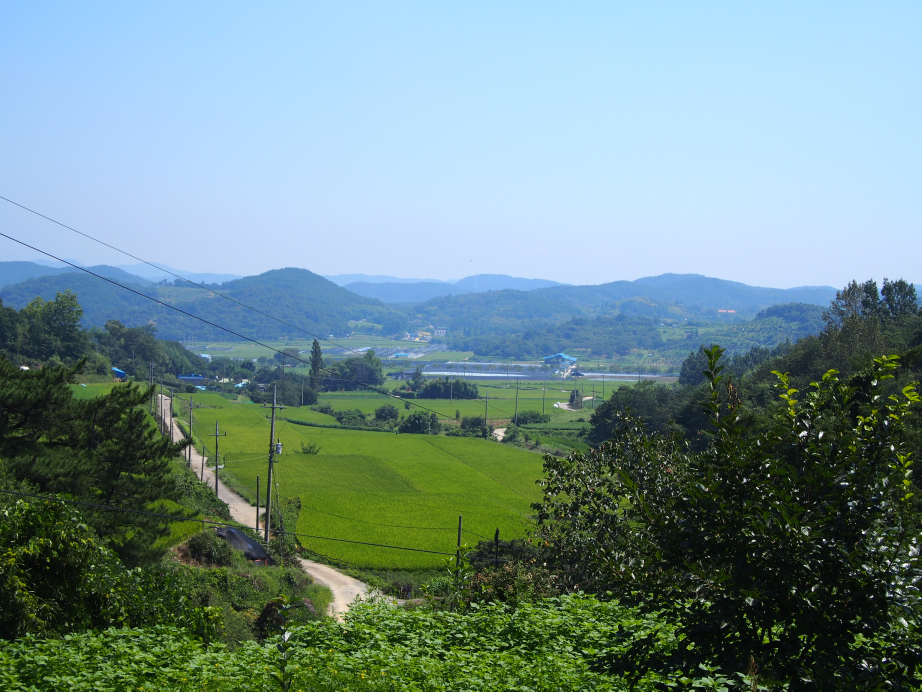
//> input picture images/big/landscape2.JPG, 4608 x 3456 px, given in place of face01.jpg, which was not available (shown at 1/5 size)
$ ./main   (built with g++ and OpenCV 4)
//> lines starting //> are read from the running program, lines starting //| are printed output that depends on the picture; pictures that were not available may be replaced by others from this repository, and a replacement may not be noted
### sample/imgproc/histogram.hpp
#ifndef __HISTOGRAM__H
#define __HISTOGRAM__H

#include <opencv2/opencv.hpp>
#include <opencv2/highgui.hpp>

void hist_sample();
void hist_equ_sample();
void histEqualizeColorImage(cv::UMat &src, cv::UMat &dst);
void clahe_sample();

void gamma_correction_sample();
void brightness_sample();

#endif

### sample/imgproc/WorkThreadWin32.hpp
#ifndef __WORK_THREAD_WIN32_H
#define __WORK_THREAD_WIN32_H

void setThreadUseCL(bool isCL);
bool isThreadUseCL();
int finishedTaskCount();

void sobel_thread_CL(void* pParams);
void video_thread_CL(void* pParams);

#endif

### sample/DeviceOcl/auto_etr.h
#ifndef __AUTO_ETR_H
#define __AUTO_ETR_H

//Auto Execution Time Recorder
#include <iostream>
#include <string>
#include <sys/timeb.h>


//refer to http://www.cplusplus.com/forum/general/43203/

using namespace std;

class AutoETR{
private:
	std::string name;

	int &start_milli;
	int &end_milli;

	// [7 lines left out: function getMilliCount, not called in this run]

public:

	// [7 lines left out: function AutoETR, not called in this run]

	~AutoETR(){
		end_milli = getMilliCount();
		cout << "Execution time of " << name << " : " << end_milli - start_milli << " milliseconds" << endl;
	}
};


#endif

### sample/DeviceOcl/device_ocl.h
#ifndef __DEVICE_OCL_H
#define __DEVICE_OCL_H

#include <opencv2/core/ocl.hpp>

class DeviceOcl {
public:
	bool setDevice(const char* platformName, const int deviceType);

	bool setDevice(const int vendor, const int deviceType);

};


#endif

### sample/imgproc/histogram.cpp
#include "histogram.hpp"

#include <opencv2/opencv.hpp>
#include <opencv2/highgui.hpp>
#include <vector>

using namespace cv;

#define IMAGE_ROOT "..\\..\\..\\images"


#define IMAGE_ROOT "..\\..\\..\\images"
#define BIG_IMAGE_ROOT "..\\..\\..\\images\\big"

#define FACE_IMG_01 IMAGE_ROOT"\\face01.jpg"
#define FACE_IMG_02 IMAGE_ROOT"\\face02.jpg"
#define FACE_IMG_03 IMAGE_ROOT"\\face03.jpg"
#define FACE_IMG_04 IMAGE_ROOT"\\face04.jpg"
#define FACE_IMG_LENA IMAGE_ROOT"\\lena.jpg"


// [113 lines left out: functions hist_sample, histEqualizeYCbCr, histEqualizeSplitChannels, hist_equ_sample, not called in this run]


/*
refer to:
https://en.wikipedia.org/wiki/Adaptive_histogram_equalization
http://docs.opencv.org/master/d5/daf/tutorial_py_histogram_equalization.html
*/

// [66 lines left out: functions cleah, clahe_sample, gamma_correction_sample, not called in this run]


/*
//http://docs.opencv.org/doc/tutorials/core/basic_linear_transform/basic_linear_transform.html
* Enter the alpha value [1.0-3.0]
* Enter the beta value [0-100]
*/
void basicLinearTransforms(Mat srcmat, Mat dstmat, double alpha, int beta){
	/// Do the operation new_image(i,j) = alpha*image(i,j) + beta
	for (int y = 0; y < srcmat.rows; y++)
	{
		for (int x = 0; x < srcmat.cols; x++)
		{
			for (int c = 0; c < 3; c++)
			{
				dstmat.at<Vec3b>(y, x)[c] =
					saturate_cast<uchar>(alpha*(dstmat.at<Vec3b>(y, x)[c]) + beta);
			}
		}
	}

}

void brightness_sample(){
#define FACE_SAMPLE_1 IMAGE_ROOT"\\face01.jpg"
	Mat src;
	Mat dst;
	src = imread(FACE_SAMPLE_1, 1);
//> src is the input picture: 3456 rows x 4608 cols, CV_8UC3; mean B, G, R 140.8, 141.1, 113.2
	cv::imshow("face01", src);
	cv::waitKey(0);

	dst = Mat(src);
	basicLinearTransforms(src, dst, 1.2, 0);
//> after the loop in basicLinearTransforms, `for (int y = 0; y < srcmat.rows; y++)`:
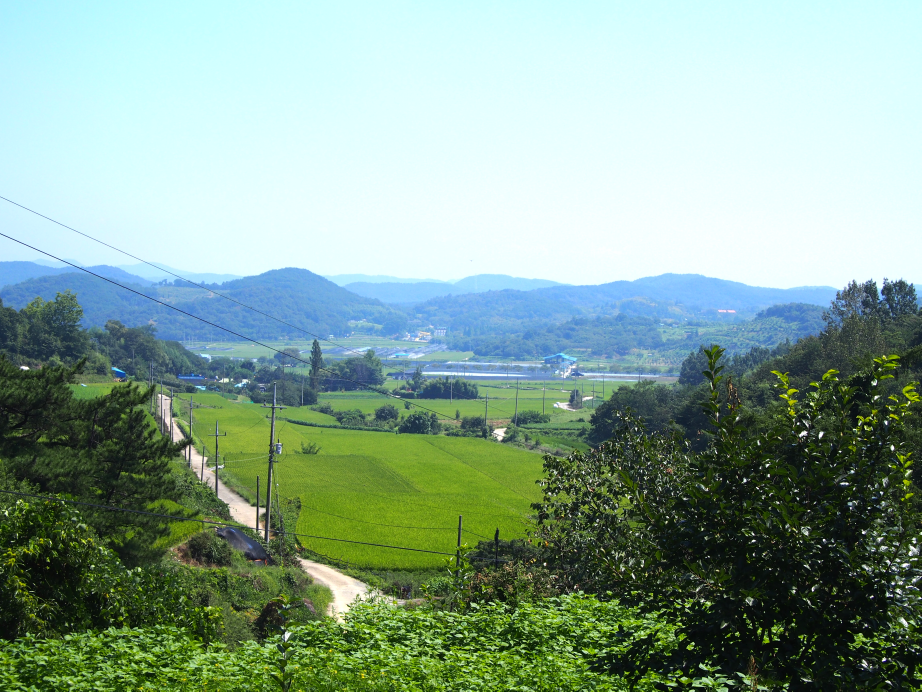
//> dstmat: 3456 rows x 4608 cols, CV_8UC3 (shown at 1/5 size); mean B, G, R 148.8, 163.7, 135.8
	cv::imshow("face01 bright 2.2", dst);
	cv::waitKey(0);


	dst = Mat(src);
	basicLinearTransforms(src, dst, 1.5, 0);
//> call 2 of basicLinearTransforms, with alpha = 1.5, beta = 0
//> after the loop in basicLinearTransforms (call 2), `for (int y = 0; y < srcmat.rows; y++)`:
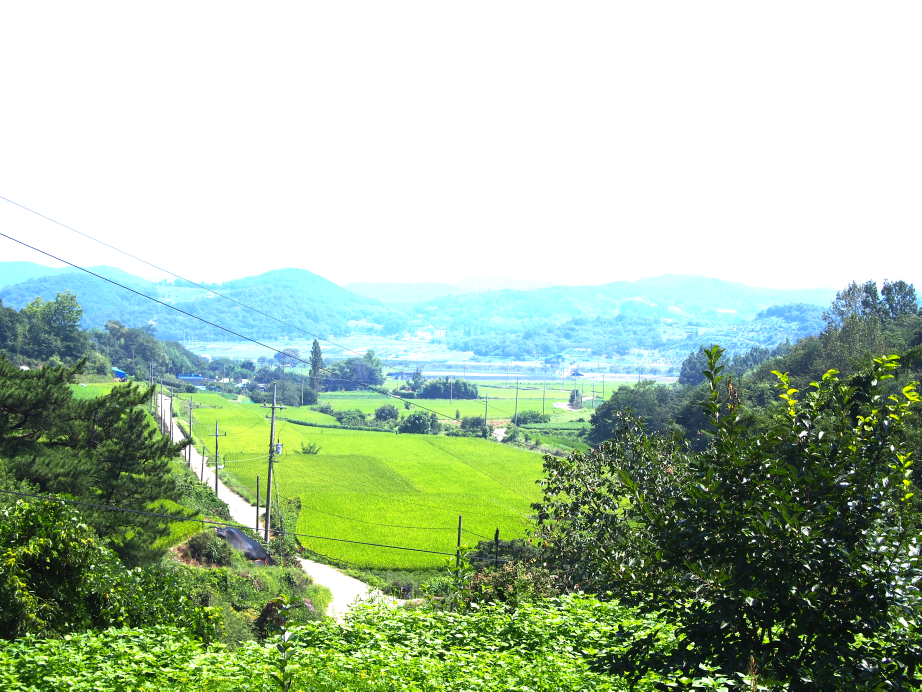
//> dstmat: 3456 rows x 4608 cols, CV_8UC3 (shown at 1/5 size); mean B, G, R 164.1, 191.4, 169.8
	cv::imshow("face01 bright 3.3", dst);
	cv::waitKey(0);

}


//Balancing contrast and brightness between stitched images??
//http://stackoverflow.com/questions/13978689/balancing-contrast-and-brightness-between-stitched-images

//Exposure Compensator
//http://docs.opencv.org/modules/stitching/doc/exposure_compensation.html

### sample/imgproc/main.cpp
#include <opencv2/opencv.hpp>
#include <opencv2/highgui.hpp>

#include <device_ocl.h>
#include <auto_etr.h>

#ifdef WIN32
#include "WorkThreadWin32.hpp"
#include <windows.h>
#include <process.h>
#include <stdlib.h>
#endif

#include "histogram.hpp"


using namespace cv;
using namespace std;


// [76 lines left out: functions camera_work, image_work, not called in this run]

#define THREAD_NUM 10
// [24 lines left out: function image_work_multitasking, not called in this run]

int main(){
	// [5 lines of commented-out code are left out]

	brightness_sample();
	return 0;
}

$ run again, on images/big/landscape3.jpg
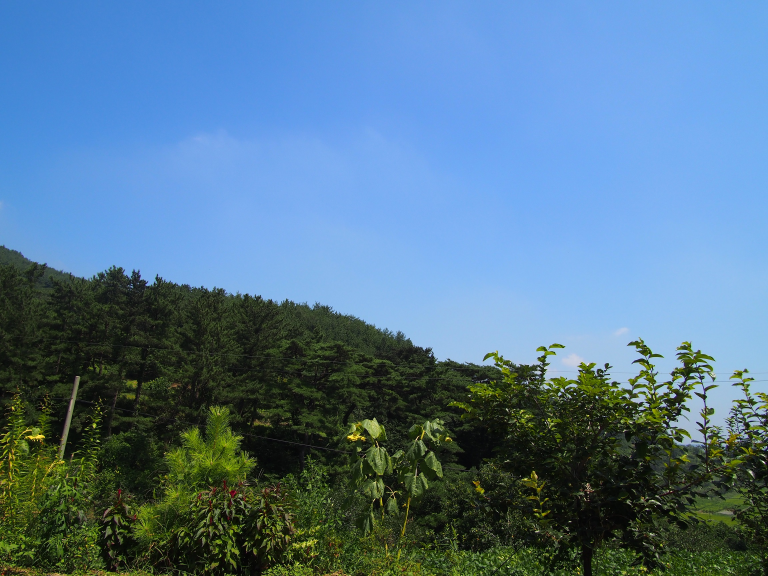
//> input picture images/big/landscape3.jpg, 2304 x 1728 px, given in place of face01.jpg, which was not available (shown at 1/3 size)
//> in brightness_sample, src is the input picture: 1728 rows x 2304 cols, CV_8UC3; mean B, G, R 146.1, 119.7, 84.8
//> after the loop in basicLinearTransforms, `for (int y = 0; y < srcmat.rows; y++)`:
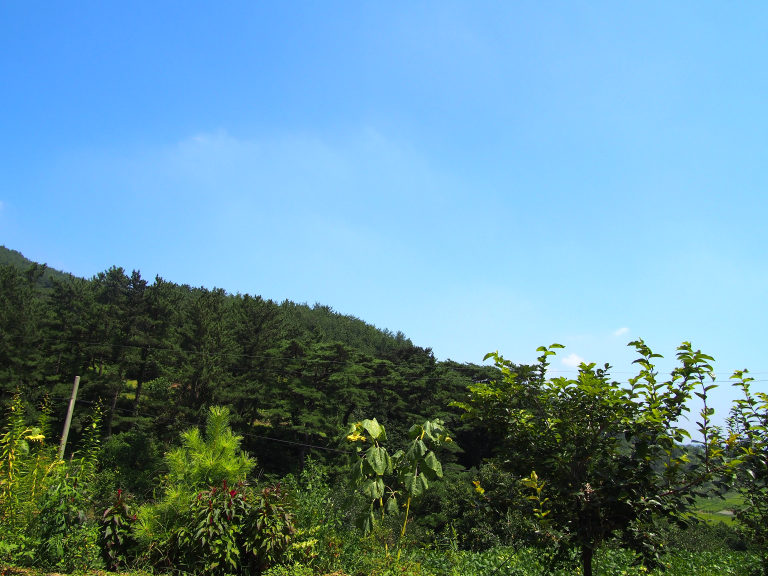
//> dstmat: 1728 rows x 2304 cols, CV_8UC3 (shown at 1/3 size); mean B, G, R 159.8, 143.6, 101.7
//> after the loop in basicLinearTransforms (call 2), `for (int y = 0; y < srcmat.rows; y++)`:
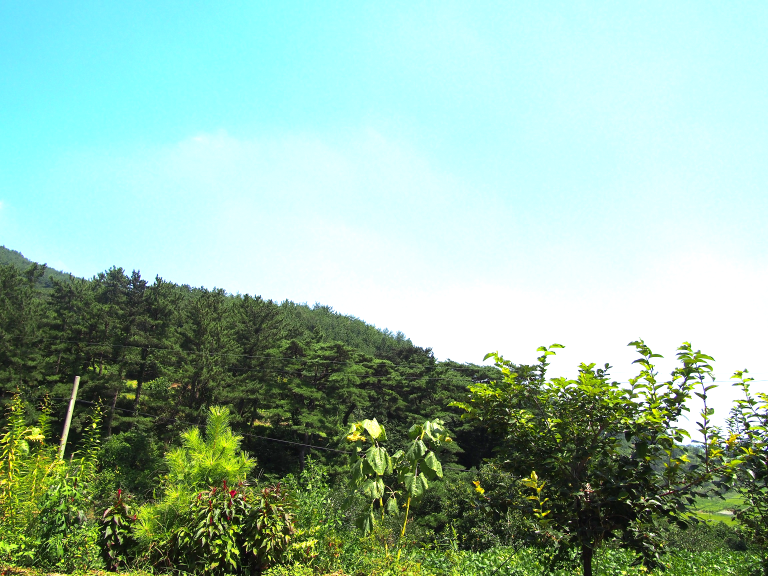
//> dstmat: 1728 rows x 2304 cols, CV_8UC3 (shown at 1/3 size); mean B, G, R 166.5, 185.7, 150.5
